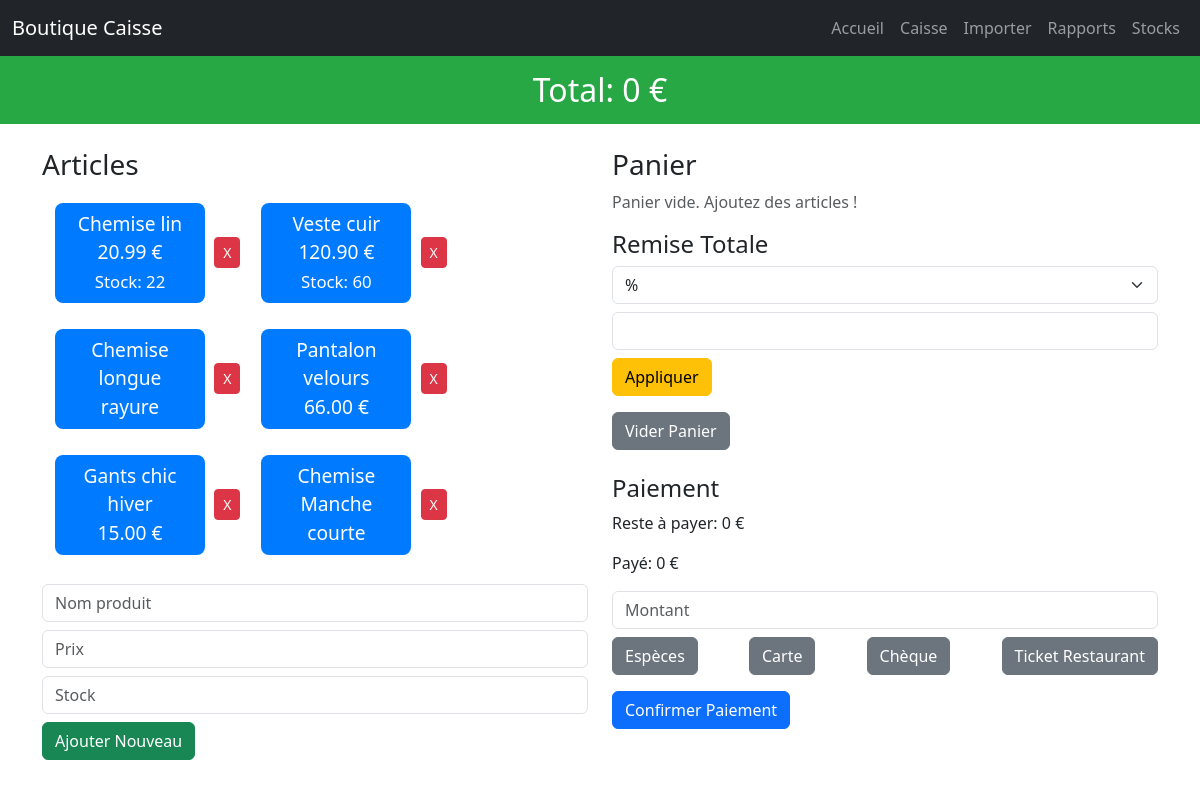
Screenshot of /caisse/ with the database file from the repository.
### caisse/models.py (models this page shows, shortened)
class Produit(models.Model):
    nom = models.CharField(max_length=100)
    prix = models.DecimalField(max_digits=10, decimal_places=2)
    stock = models.IntegerField(default=0)

### caisse/views.py (the view, shortened to what this page needs)
# urls.py: path('caisse/', views.caisse, name='caisse'),
@csrf_exempt
def caisse(request):
    produits = Produit.objects.all()
    panier = get_panier_dict(request)
    total = calculer_total_panier(request)
    panier_ventes = get_panier_ventes(panier)
    form = VenteForm()
    context = {
        'produits': produits,
        'form': form,
        'panier_ventes': panier_ventes,
        'total': total,
        'modes_paiement': MODES_PAIEMENT,
    }
    return render(request, 'caisse/caisse.html', context)

### caisse/forms.py
class VenteForm(forms.ModelForm):
    class Meta:
        model = Vente
        fields = ['produit', 'quantite']
        widgets = {
            'produit': forms.Select(attrs={'class': 'form-select'}),
            'quantite': forms.NumberInput(attrs={'class': 'form-control', 'min': 1}),
        }

### caisse/views.py (called while the page is built, shortened)
def get_panier_dict(request):
    panier = request.session.get('panier', {})
    if not isinstance(panier, dict):
        panier = {}
    cleaned_panier = {str(key): int(value) for key, value in panier.items() if isinstance(value, (int, str)) and int(value) > 0}
    request.session['panier'] = cleaned_panier
    request.session.modified = True
    return cleaned_panier

def get_panier_ventes(panier_dict):
    ventes = []
    return ventes

def calculer_total_panier(request):
    panier = get_panier_dict(request)
    total = Decimal('0')
    remises_globales = Remise.objects.filter(appliquee_a_produit__isnull=True, appliquee_a_vente__isnull=True)
    for remise in remises_globales:
        deduction = remise.appliquer(total)
        total = max(Decimal('0'), total - deduction)
    return total

### caisse/templates/caisse/caisse.html (shortened to what this page needs)
{% extends 'caisse/base.html' %}
{% block content %}
<div class="content-padding"></div>
<div class="total-fixed">Total: <span id="total-live">{{ total }} €</span></div>
<div class="container mt-5">
    <div class="row">
        <div class="col-md-6">
            <h3>Articles</h3>
            <div class="d-flex flex-wrap">
                {% for produit in produits %}
                    {% if produit.stock <= 5 %}
                        <div class="text-center m-2 position-relative">
                            <button class="btn produit-btn bg-danger" onclick="ajouterAuPanier({{ produit.id }})">
                                {{ produit.nom }}<br>{{ produit.prix }} €<br><small>Stock: {{ produit.stock }}</small>
                            </button>
                            <a href="{% url 'reassort_produit' produit.id %}" class="btn btn-warning btn-sm d-block mt-1">Réassort</a>
                            <form method="post" style="display:inline;">
                                {% csrf_token %}
                                <button type="submit" name="supprimer_produit" value="{{ produit.id }}" class="btn btn-danger btn-sm delete-btn">X</button>
                            </form>
                        </div>
                    {% else %}
                        <div class="text-center m-2 position-relative">
                            <button class="btn produit-btn" onclick="ajouterAuPanier({{ produit.id }})">
                                {{ produit.nom }}<br>{{ produit.prix }} €<br><small>Stock: {{ produit.stock }}</small>
                            </button>
                            <form method="post" style="display:inline;">
                                <button type="submit" name="supprimer_produit" value="{{ produit.id }}" class="btn btn-danger btn-sm delete-btn">X</button>
                            </form>
                        </div>
                    {% endif %}
                {% endfor %}
            </div>
            <form method="post" class="mt-3">
                <input name="prix" type="number" step="0.01" placeholder="Prix" class="form-control mb-2">
                <input name="stock" type="number" placeholder="Stock" class="form-control mb-2">
                <button type="submit" name="ajouter_nouveau" class="btn btn-success">Ajouter Nouveau</button>
            </form>
        </div>
        <div class="col-md-6">
            <h3>Panier</h3>
            {% if not panier_ventes %}
                <p class="text-muted">Panier vide. Ajoutez des articles !</p>
            {% endif %}
            <form method="post" class="mt-3">
                <h4>Remise Totale</h4>
                <select name="type_remise" class="form-select mb-2">
                    <option value="pourcentage">%</option>
                </select>
                <input name="valeur_remise" type="number" step="0.01" class="form-control mb-2">
                <button type="submit" name="appliquer_remise" class="btn btn-warning">Appliquer</button>
            </form>
            <form method="post" class="mt-3">
                <button type="submit" name="vider_panier" class="btn btn-secondary mb-2">Vider Panier</button>
            </form>
            <form method="post" class="mt-3" onsubmit="return validatePaiement()">
                <h4>Paiement</h4>
                <p id="reste-a-payer">Reste à payer: <span id="reste-value">{{ total }}</span> €</p>
                <p id="paye-value">Payé: 0 €</p>
                <input id="montant-input" type="number" step="0.01" class="form-control mb-2" placeholder="Montant">
                <div class="d-flex justify-content-between mb-2">
                    {% for value, label in modes_paiement %}
                        <button type="button" class="btn btn-secondary" onclick="addPaiement('{{ value }}')">{{ label }}</button>
                    {% endfor %}
                </div>
                <button type="submit" name="payer" class="btn btn-primary">Confirmer Paiement</button>
            </form>
        </div>
    </div>
</div>
{% endblock %}

### caisse/templates/caisse/base.html (shortened to what this page needs)
<!DOCTYPE html>
<html lang="fr">
<head>
    <link href="https://cdn.jsdelivr.net/npm/bootstrap@5.3.0/dist/css/bootstrap.min.css" rel="stylesheet">
</head>
<body>
    <nav class="navbar navbar-expand-lg navbar-dark bg-dark fixed-top">
        <div class="container-fluid">
            <a class="navbar-brand" href="{% url 'accueil' %}">Boutique Caisse</a>
            <div class="collapse navbar-collapse" id="navbarNav">
                <ul class="navbar-nav ms-auto">
                    <li class="nav-item"><a class="nav-link" href="{% url 'accueil' %}">Accueil</a></li>
                    <li class="nav-item"><a class="nav-link" href="{% url 'caisse' %}">Caisse</a></li>
                    <li class="nav-item"><a class="nav-link" href="{% url 'importer_produits' %}">Importer</a></li>
                    <li class="nav-item"><a class="nav-link" href="{% url 'rapports' %}">Rapports</a></li>
                    <li class="nav-item"><a class="nav-link" href="{% url 'produits_critiques' %}">Stocks</a></li>
                </ul>
            </div>
        </div>
    </nav>
    {% block content %}{% endblock %}
</body>
</html>

### caisse/templates/caisse/caisse.html (style rules this page uses)
.produit-btn { background: #007bff !important; color: white !important; margin: 5px; width: 150px; height: 100px; font-size: 1.2em; border-radius: 8px; position: relative; }
.total-fixed { position: fixed; top: 56px; left: 0; width: 100%; background: #28a745; color: white; text-align: center; padding: 10px; z-index: 1000; font-size: 2em; }
.content-padding { padding-top: 100px; }

### rows the page displays
Produit: nom "Chemise lin", prix "20.99", stock "22", {{ produit.id }} 2 (drawn)
Produit: nom "Veste cuir", prix "120.90", stock "60", {{ produit.id }} 3 (drawn)
Produit: nom "Chemise longue rayure", {{ produit.id }} 4 (drawn)
Produit: nom "Pantalon velours", prix "66.00", {{ produit.id }} 5 (drawn)
Produit: nom "Gants chic hiver", prix "15.00", {{ produit.id }} 6 (drawn)
Produit: nom "Chemise Manche courte", {{ produit.id }} 7 (drawn)

### other values shown
{{ total }} "0"
{{ label }} "Espèces" "Carte" "Chèque" "Ticket Restaurant"
